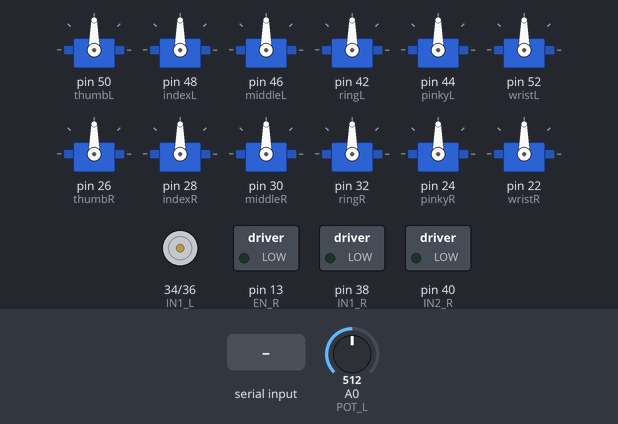
This sketch was run on a simulated Arduino Mega 2560, built with avr-gcc and run on an emulated ATmega2560. Shown: 12 × servo, motor-driver pin pairs drawn as motors (green arrow = first pin HIGH = forward, orange = second pin HIGH = backward, longer = more drive, scaled by the enable pin), switched loads named in the sketch (green lamp = pin HIGH). The test bench sets the inputs (shaded band); at power-on: A0 (POT_L) = 512. What the sketch prints to the serial monitor is not drawn.

Above: at 1.2 s.
1.3 s: "LU\n" received over Serial
At 2.5 s:
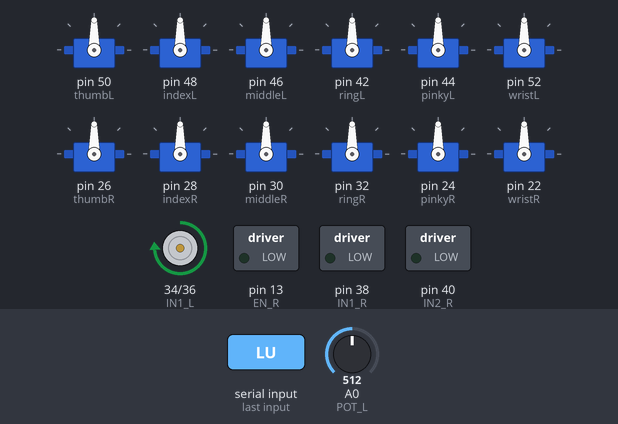
2.8 s: A0 (POT_L) set to 585
At 4.0 s:
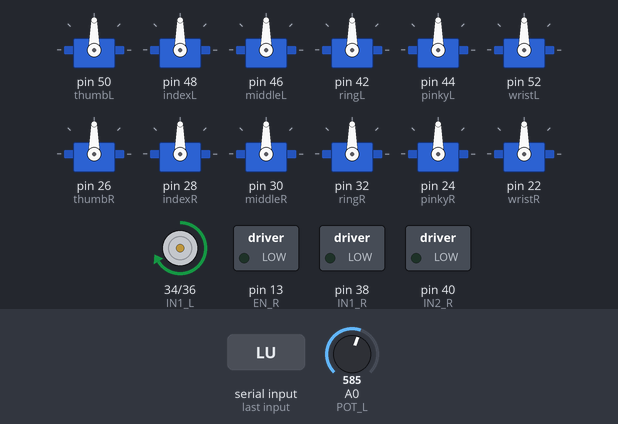
5.8 s: A0 (POT_L) set to 602
At 6.3 s:
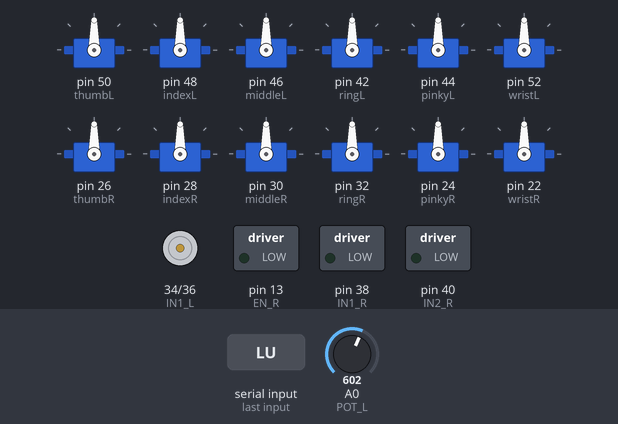
7.3 s: "LD\n" received over the second serial link
At 8.5 s:
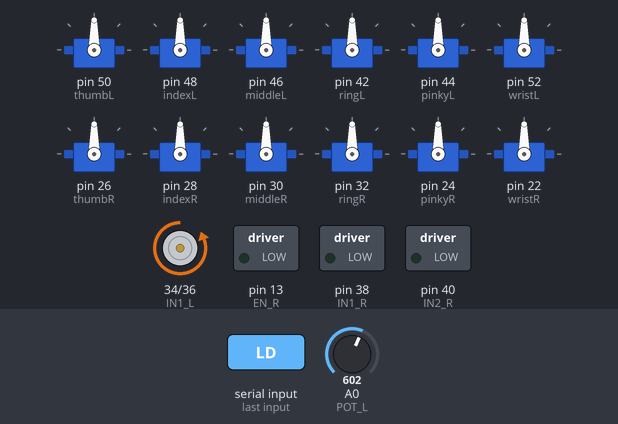
8.8 s: "LC\n" received over Serial
At 9.7 s:
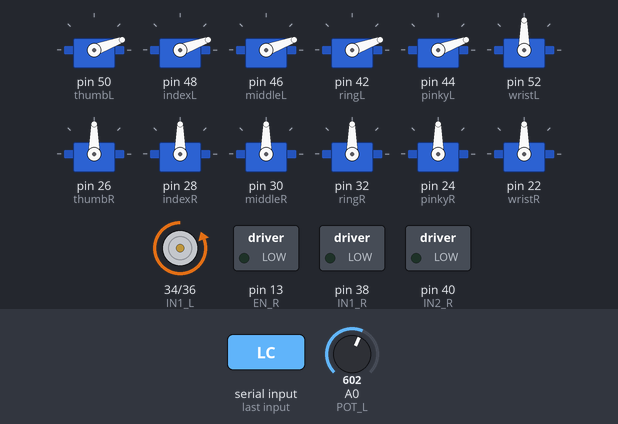
10.3 s: "LO\n" received over the second serial link
At 11.0 s:
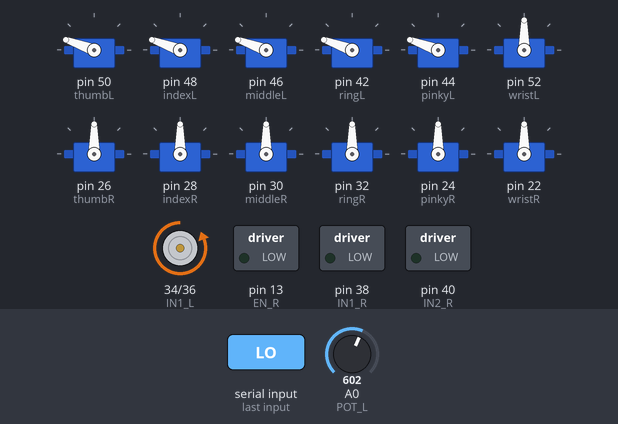
Timing chart, 0 to 14.8 s (numbered marks = the images above; inputs shaded):
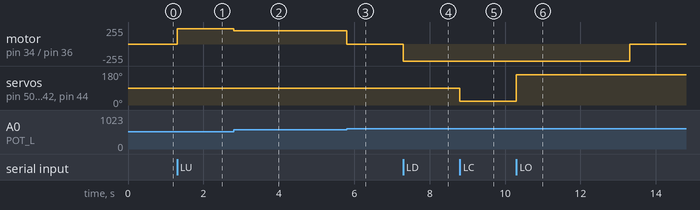

The sketch:

arduino_mega_hands.ino
```cpp
#include <Servo.h>

/* ---------- SERVOS ---------- */
Servo thumbL, indexL, middleL, ringL, pinkyL, wristL;
Servo thumbR, indexR, middleR, ringR, pinkyR, wristR;

#define OPEN_ANGLE   20
#define CLOSE_ANGLE  160

/* ---------- LEFT BICEP ---------- */
#define EN_L   12
#define IN1_L  34
#define IN2_L  36
#define POT_L  A0

/* ---------- RIGHT BICEP ---------- */
#define EN_R   13
#define IN1_R  38
#define IN2_R  40
#define POT_R  A1

/* ---------- CONTROL ---------- */
#define PWM_KICK   255
#define PWM_FAST   230
#define PWM_SLOW   200
#define TOLERANCE    8
#define TIMEOUT_MS 6000

// RIGHT BICEP (unchanged)
#define BICEP_UP_POS_R    400
#define BICEP_DOWN_POS_R  600

// LEFT BICEP (reversed)
#define BICEP_UP_POS_L    600
#define BICEP_DOWN_POS_L  400

/* ---------- STATE ---------- */
bool leftActive = false, rightActive = false;
int leftTarget = 0, rightTarget = 0;

unsigned long leftStartTime = 0;
unsigned long rightStartTime = 0;

/* ---------- DEBUG ---------- */
unsigned long lastDebug = 0;
#define DEBUG_INTERVAL 200

/* ---------- MOTOR HELPERS ---------- */
void stopBicep(int EN, int IN1, int IN2) {
  analogWrite(EN, 0);
  digitalWrite(IN1, LOW);
  digitalWrite(IN2, LOW);
}

void driveBicep(int EN, int IN1, int IN2, bool cw, int pwm) {
  digitalWrite(IN1, cw ? HIGH : LOW);
  digitalWrite(IN2, cw ? LOW : HIGH);
  analogWrite(EN, pwm);
}

/* ---------- UPDATE BICEPS ---------- */
void updateBiceps() {
  unsigned long now = millis();

  /* ===== LEFT ===== */
  if (leftActive) {
    int cur = analogRead(POT_L);
    int err = leftTarget - cur;
    int pwm = 0;

    if (abs(err) <= TOLERANCE) {
      stopBicep(EN_L, IN1_L, IN2_L);
      leftActive = false;
      Serial.println("[LEFT ] LOCKED");
    }
    else if (now - leftStartTime > TIMEOUT_MS) {
      stopBicep(EN_L, IN1_L, IN2_L);
      leftActive = false;
      Serial.println("[LEFT ] TIMEOUT");
    }
    else {
      int aerr = abs(err);
      if (aerr > 120)      pwm = PWM_KICK;
      else if (aerr > 50)  pwm = PWM_FAST;
      else                 pwm = PWM_SLOW;

      driveBicep(EN_L, IN1_L, IN2_L, err > 0, pwm);
    }

    if (now - lastDebug > DEBUG_INTERVAL) {
      Serial.print("[LEFT ] POT=");
      Serial.print(cur);
      Serial.print(" TARGET=");
      Serial.print(leftTarget);
      Serial.print(" PWM=");
      Serial.println(pwm);
    }
  }

  /* ===== RIGHT ===== */
  if (rightActive) {
    int cur = analogRead(POT_R);
    int err = rightTarget - cur;
    int pwm = 0;

    if (abs(err) <= TOLERANCE) {
      stopBicep(EN_R, IN1_R, IN2_R);
      rightActive = false;
      Serial.println("[RIGHT] LOCKED");
    }
    else if (now - rightStartTime > TIMEOUT_MS) {
      stopBicep(EN_R, IN1_R, IN2_R);
      rightActive = false;
      Serial.println("[RIGHT] TIMEOUT");
    }
    else {
      int aerr = abs(err);
      if (aerr > 120)      pwm = PWM_KICK;
      else if (aerr > 50)  pwm = PWM_FAST;
      else                 pwm = PWM_SLOW;

      driveBicep(EN_R, IN1_R, IN2_R, err > 0, pwm);
    }

    if (now - lastDebug > DEBUG_INTERVAL) {
      Serial.print("[RIGHT] POT=");
      Serial.print(cur);
      Serial.print(" TARGET=");
      Serial.print(rightTarget);
      Serial.print(" PWM=");
      Serial.println(pwm);
      lastDebug = now;
    }
  }
}

/* ---------- HAND FUNCTIONS ---------- */
void openLeftHand(){ thumbL.write(OPEN_ANGLE); indexL.write(OPEN_ANGLE); middleL.write(OPEN_ANGLE); ringL.write(OPEN_ANGLE); pinkyL.write(OPEN_ANGLE); }
void closeLeftHand(){ thumbL.write(CLOSE_ANGLE); indexL.write(CLOSE_ANGLE); middleL.write(CLOSE_ANGLE); ringL.write(CLOSE_ANGLE); pinkyL.write(CLOSE_ANGLE); }
void openRightHand(){ thumbR.write(OPEN_ANGLE); indexR.write(OPEN_ANGLE); middleR.write(OPEN_ANGLE); ringR.write(OPEN_ANGLE); pinkyR.write(OPEN_ANGLE); }
void closeRightHand(){ thumbR.write(CLOSE_ANGLE); indexR.write(CLOSE_ANGLE); middleR.write(CLOSE_ANGLE); ringR.write(CLOSE_ANGLE); pinkyR.write(CLOSE_ANGLE); }

/* ---------- COMMAND HANDLER ---------- */
void handleCommand(const String &cmd) {

  if (cmd == "LC") openLeftHand();
  else if (cmd == "LO") closeLeftHand();
  else if (cmd == "RC") openRightHand();
  else if (cmd == "RO") closeRightHand();

  else if (cmd.startsWith("WL"))
    wristL.write(constrain(cmd.substring(2).toInt(), 0, 180));
  else if (cmd.startsWith("WR"))
    wristR.write(constrain(cmd.substring(2).toInt(), 0, 180));

  // LEFT (reversed)
  else if (cmd == "LU") { leftTarget = BICEP_UP_POS_L; leftActive = true; leftStartTime = millis(); }
  else if (cmd == "LD") { leftTarget = BICEP_DOWN_POS_L; leftActive = true; leftStartTime = millis(); }

  // RIGHT (unchanged)
  else if (cmd == "RU") { rightTarget = BICEP_UP_POS_R; rightActive = true; rightStartTime = millis(); }
  else if (cmd == "RD") { rightTarget = BICEP_DOWN_POS_R; rightActive = true; rightStartTime = millis(); }

  else if (cmd == "BS") {
    leftActive = rightActive = false;
    stopBicep(EN_L, IN1_L, IN2_L);
    stopBicep(EN_R, IN1_R, IN2_R);
    Serial.println("BICEPS STOPPED");
  }
}

/* ---------- SERIAL ---------- */
void readCommand(Stream &s) {
  static String buf = "";
  while (s.available()) {
    char c = s.read();
    if (c == '\n' || c == '\r') {
      if (buf.length()) handleCommand(buf);
      buf = "";
    } else buf += c;
  }
}

/* ---------- SETUP ---------- */
void setup() {
  Serial.begin(115200);  // UPDATED TO 115200 for Python compatibility
  Serial1.begin(115200);

  thumbL.attach(50); indexL.attach(48); middleL.attach(46);
  ringL.attach(42); pinkyL.attach(44); wristL.attach(52);

  thumbR.attach(26); indexR.attach(28); middleR.attach(30);
  ringR.attach(32); pinkyR.attach(24); wristR.attach(22);

  pinMode(EN_L, OUTPUT); pinMode(IN1_L, OUTPUT); pinMode(IN2_L, OUTPUT);
  pinMode(EN_R, OUTPUT); pinMode(IN1_R, OUTPUT); pinMode(IN2_R, OUTPUT);

  Serial.println("=== BICEP + WRIST CONTROL READY ===");
}

/* ---------- LOOP ---------- */
void loop() {
  readCommand(Serial);
  readCommand(Serial1);
  updateBiceps();
}
```

Measured:
- the behaviour switches between 591 and 592 on A0 (POT_L) (found by bisection; images 2 and 3)
- after the input at 1.3 s, motor on pin 34 (IN1_L) / pin 36 (IN2_L): stopped → forward 230/255 at once
- after the input at 2.8 s, motor on pin 34 (IN1_L) / pin 36 (IN2_L): forward 230/255 → forward 200/255 at once
- after the input at 5.8 s, motor on pin 34 (IN1_L) / pin 36 (IN2_L): forward 200/255 → stopped at once
- after the input at 7.3 s, motor on pin 34 (IN1_L) / pin 36 (IN2_L): stopped → backward 255/255 at once
- after the input at 8.8 s, servo on pin 50 (thumbL), servo on pin 48 (indexL), servo on pin 46 (middleL), servo on pin 42 (ringL), servo on pin 44 (pinkyL): 90° → 20° at once
- after the input at 10.3 s, servo on pin 50 (thumbL), servo on pin 48 (indexL), servo on pin 46 (middleL), servo on pin 42 (ringL), servo on pin 44 (pinkyL): 20° → 160° at once
